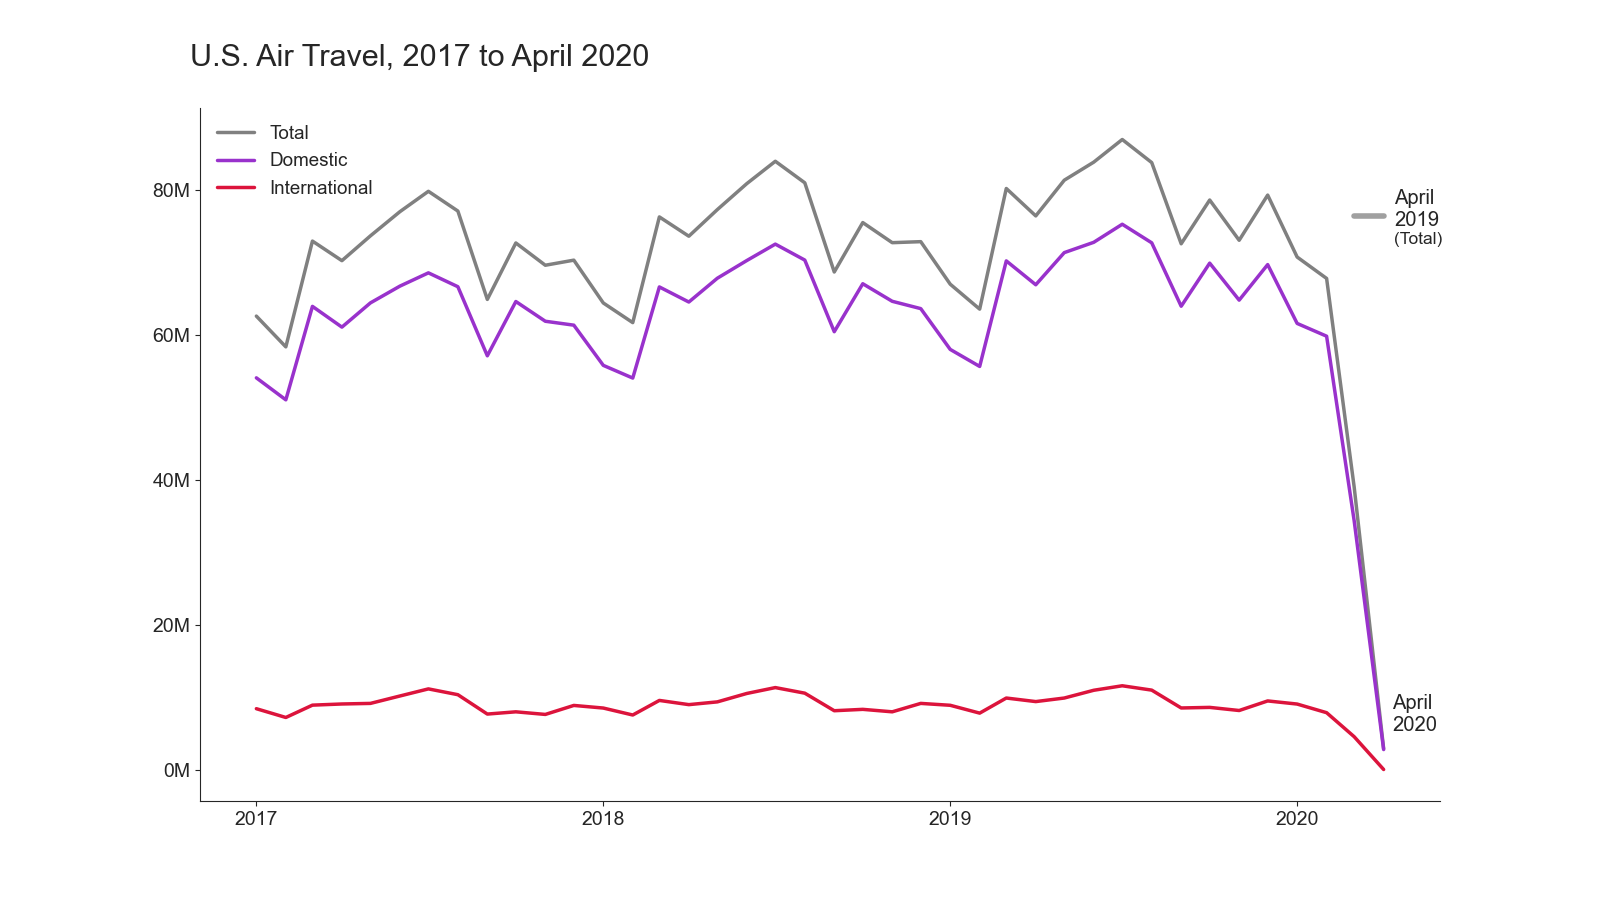

Write the Python code that produced this figure.
import numpy as np
import pandas as pd
import matplotlib.pyplot as plt
import seaborn as sns
import matplotlib.dates as mdates
from matplotlib.ticker import FuncFormatter

df_raw = pd.read_csv('https://data.bts.gov/api/views/crem-w557/rows.csv?raw=true')
df = df_raw.loc[:, df_raw.columns.str.startswith('U.S. Airline Traffic')]
df.insert(0, column = 'Date', value = df_raw.Date)
df = df.dropna()
df = df.iloc[:,[0,4,5,6]]
df.Date = pd.to_datetime(df.Date)
df.Date = df.Date.dt.date
df.reset_index(drop=True, inplace=True)

def millions(x, pos):
    return '%1.fM' % (x * 1e-6)

formatter = FuncFormatter(millions)

plt.tight_layout()
plt.figure(figsize=(16,9))
sns.set_style('ticks')
plt.plot(df.iloc[:,0],df.iloc[:,1], lw=2.5, c='#808080')
plt.plot(df.iloc[:,0],df.iloc[:,3], lw=2.5, c='#9932CC')
plt.plot(df.iloc[:,0],df.iloc[:,2], lw=2.5, c='#DC143C')
plt.xticks(fontsize=14)
plt.yticks(fontsize=14)
plt.gca().xaxis.set_major_locator(mdates.YearLocator())
plt.gca().xaxis.set_major_formatter(mdates.DateFormatter('20'+'%y'))
plt.gca().yaxis.set_major_formatter(formatter)
sns.despine()
plt.text('2020-04-10', 5500000, 'April\n2020', fontsize=14.5)
plt.plot([df.at[38, 'Date'],df.at[39, 'Date']],
         [df.at[27, 'U.S. Airline Traffic - Total - Non Seasonally Adjusted'],
          df.at[27, 'U.S. Airline Traffic - Total - Non Seasonally Adjusted']],
         lw=4, alpha=.75, c='#808080')
plt.text('2020-04-12', 75000000, 'April\n2019', fontsize=14.5)
plt.text('2020-04-12', 72500000, '(Total)', fontsize=12.5)
plt.legend(['Total', 'Domestic', 'International'], loc='upper left', fontsize=13.5, frameon=False)
plt.title(label='U.S. Air Travel, 2017 to April 2020', loc='left', fontsize=22, y=1.048, x=-.008)
plt.savefig('air-travel.png')